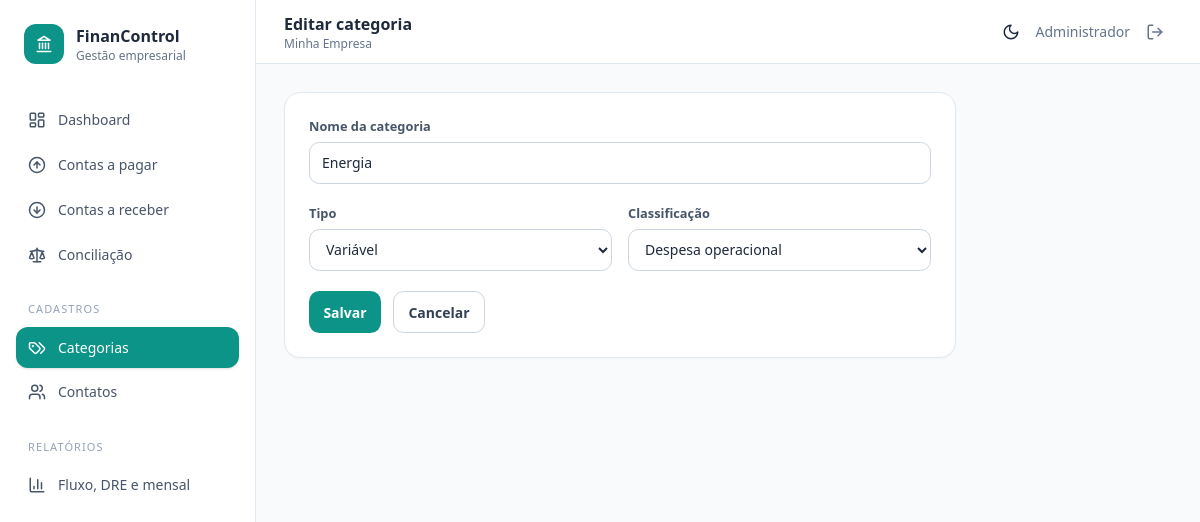
Screenshot of /index.php?route=categories/form&id=2 (signed in) with the database file from the repository.
### tables this page shows
CREATE TABLE categories (
  id INT UNSIGNED AUTO_INCREMENT PRIMARY KEY,
  name VARCHAR(120) NOT NULL UNIQUE,
  type ENUM('fixa','variavel') NOT NULL,
  classification ENUM('despesa_operacional','despesa_administrativa','investimento','receita_operacional','receita_nao_operacional') NOT NULL,
  created_at TIMESTAMP DEFAULT CURRENT_TIMESTAMP,
  INDEX idx_category_type (type), INDEX idx_category_class (classification)
);

### controllers/BaseController.php (called while the page is built, shortened)
<?php
abstract class BaseController
{
    protected function render(string $view, array $data = []): void
    {
        extract($data, EXTR_SKIP);
        require __DIR__ . '/../views/layouts/header.php';
        require __DIR__ . '/../views/' . $view . '.php';
        require __DIR__ . '/../views/layouts/footer.php';
    }
}

### controllers/CategoryController.php (called while the page is built, shortened)
<?php
final class CategoryController extends BaseController
{
    public function form(): void
    {
        $category = ['id' => '', 'name' => '', 'type' => 'fixa', 'classification' => 'despesa_operacional'];
        if ($id = filter_input(INPUT_GET, 'id', FILTER_VALIDATE_INT)) {
            $stmt = db()->prepare('SELECT * FROM categories WHERE id=?'); $stmt->execute([$id]);
            $category = $stmt->fetch() ?: $category;
        }
        $this->render('categories/form', compact('category') + ['pageTitle' => $category['id'] ? 'Editar categoria' : 'Nova categoria']);
    }
}

### index.php (called while the page is built, shortened)
<?php
$config = require __DIR__ . '/config.php';
require __DIR__ . '/db.php';
require __DIR__ . '/helpers.php';
$route = trim((string) ($_GET['route'] ?? 'dashboard'), '/');
$publicRoutes = ['login'];
try {
    $routes = [
        'login' => [AuthController::class, 'login'],
        'logout' => [AuthController::class, 'logout'],
        'dashboard' => [DashboardController::class, 'index'],
        'categories' => [CategoryController::class, 'index'],
        'categories/form' => [CategoryController::class, 'form'],
        'categories/save' => [CategoryController::class, 'save'],
        'categories/delete' => [CategoryController::class, 'delete'],
        'contacts' => [ContactController::class, 'index'],
        'contacts/form' => [ContactController::class, 'form'],
        'contacts/save' => [ContactController::class, 'save'],
        'contacts/delete' => [ContactController::class, 'delete'],
        'payables' => [PayableController::class, 'index'],
        'payables/form' => [PayableController::class, 'form'],
        'payables/save' => [PayableController::class, 'save'],
        'payables/pay' => [PayableController::class, 'pay'],
        'payables/schedule' => [PayableController::class, 'schedule'],
        'payables/delete' => [PayableController::class, 'delete'],
        'receivables' => [ReceivableController::class, 'index'],
        'receivables/form' => [ReceivableController::class, 'form'],
        'receivables/save' => [ReceivableController::class, 'save'],
        'receivables/receive' => [ReceivableController::class, 'receive'],
        'receivables/delete' => [ReceivableController::class, 'delete'],
        'movement/details' => [MovementController::class, 'details'],
        'reconciliation' => [ReconciliationController::class, 'index'],
        'reports' => [ReportController::class, 'index'],
        'reports/export' => [ReportController::class, 'export'],
        'attachment' => [AttachmentController::class, 'download'],
    ];
    [$class, $method] = $routes[$route];
    (new $class())->$method();
} catch (Throwable $e) {
    http_response_code(http_response_code() >= 400 ? http_response_code() : 500);
    if (in_array($route, $publicRoutes, true)) exit(e($e->getMessage()));
    $pageTitle = 'Erro';
    require __DIR__ . '/views/layouts/header.php';
    echo '<div class="rounded-xl bg-red-50 p-5 text-red-700">' . e($e->getMessage()) . '</div>';
    require __DIR__ . '/views/layouts/footer.php';
}

### config.php (called while the page is built, shortened)
<?php
return [
    'app_name' => 'Gestão Financeira',
    'company_name' => 'Minha Empresa',
    'company_document' => '00.000.000/0001-00',
    'company_address' => 'Cidade/UF',
    'timezone' => 'America/Sao_Paulo',
    'base_url' => '',
    'db' => [
        'host' => 'dhhsa5ntiphvhzqav2bkkant',
        'port' => '3306',
        'name' => 'financeiro',
        'user' => 'mysql',
        'pass' => 'kVltQX7XzY987YwsxJt7Wf0TU7be9aBcDHU5uVV6xhQeJp5bbtuA1kpNx7UXYzsf',
        'charset' => 'utf8mb4',
    ],
    'upload' => [
        'max_bytes' => 5 * 1024 * 1024,
        'allowed_mimes' => ['application/pdf', 'image/jpeg', 'image/png', 'image/webp'],
    ],
];

### db.php (called while the page is built, shortened)
<?php
function db(): PDO
{
    static $pdo = null;
    if ($pdo instanceof PDO) {
        return $pdo;
    }
    $config = require __DIR__ . '/config.php';
    $db = $config['db'];
    $dsn = sprintf('mysql:host=%s;port=%s;dbname=%s;charset=%s', $db['host'], $db['port'], $db['name'], $db['charset']);
    $pdo = new PDO($dsn, $db['user'], $db['pass'], [
        PDO::ATTR_ERRMODE => PDO::ERRMODE_EXCEPTION,
        PDO::ATTR_DEFAULT_FETCH_MODE => PDO::FETCH_ASSOC,
        PDO::ATTR_EMULATE_PREPARES => false,
    ]);
    return $pdo;
}

### helpers.php (called while the page is built, shortened)
<?php
function config(?string $key = null, mixed $default = null): mixed
{
    static $config;
    $config ??= require __DIR__ . '/config.php';
    $value = $config;
    foreach (explode('.', $key) as $part) {
        $value = $value[$part];
    }
    return $value;
}
function url(string $route = ''): string
{
    $base = rtrim((string) config('base_url', ''), '/');
    return $base . '/index.php' . ($route !== '' ? '?route=' . rawurlencode($route) : '');
}
function e(mixed $value): string
{
    return htmlspecialchars((string) $value, ENT_QUOTES, 'UTF-8');
}

### views/categories/form.php (the view)
<form class="card max-w-2xl space-y-5 p-6" method="post" action="<?=url('categories/save')?>"><?=csrf_field()?><input type="hidden" name="id" value="<?=e($category['id'])?>"><label><span class="label">Nome da categoria</span><input class="field" name="name" value="<?=e($category['name'])?>" required></label><div class="grid gap-4 sm:grid-cols-2"><label><span class="label">Tipo</span><select class="field" name="type"><option value="fixa" <?=$category['type']==='fixa'?'selected':''?>>Fixa</option><option value="variavel" <?=$category['type']==='variavel'?'selected':''?>>Variável</option></select></label><label><span class="label">Classificação</span><select class="field" name="classification"><?php foreach(['despesa_operacional'=>'Despesa operacional','despesa_administrativa'=>'Despesa administrativa','investimento'=>'Investimento','receita_operacional'=>'Receita operacional','receita_nao_operacional'=>'Receita não operacional'] as $v=>$l):?><option value="<?=$v?>" <?=$category['classification']===$v?'selected':''?>><?=$l?></option><?php endforeach;?></select></label></div><div class="flex gap-3"><button class="btn btn-primary">Salvar</button><a class="btn btn-light" href="<?=url('categories')?>">Cancelar</a></div></form>

### assets/css/app.css (style rules this page uses)
.card { border:1px solid rgb(226 232 240);background:#fff;border-radius:1rem;box-shadow:0 1px 2px rgb(15 23 42/.03) }
.field { width:100%;border:1px solid rgb(203 213 225);border-radius:.65rem;background:transparent;padding:.6rem .75rem;font-size:.875rem;outline:none }
.label { display:block;margin-bottom:.35rem;font-size:.8rem;font-weight:600;color:rgb(71 85 105) }
.btn { display:inline-flex;align-items:center;justify-content:center;gap:.45rem;border-radius:.65rem;padding:.6rem .9rem;font-size:.875rem;font-weight:600;transition:.15s }
.btn-primary { background:rgb(13 148 136);color:white }
.btn-light { border:1px solid rgb(203 213 225);background:white;color:rgb(51 65 85) }

### rows the page displays
categories: name "Energia", type "Variável", classification "Despesa operacional"

### other values shown
$pageTitle "Editar categoria"
config('company_name') "Minha Empresa"
$_SESSION['user_name'] "Administrador"
